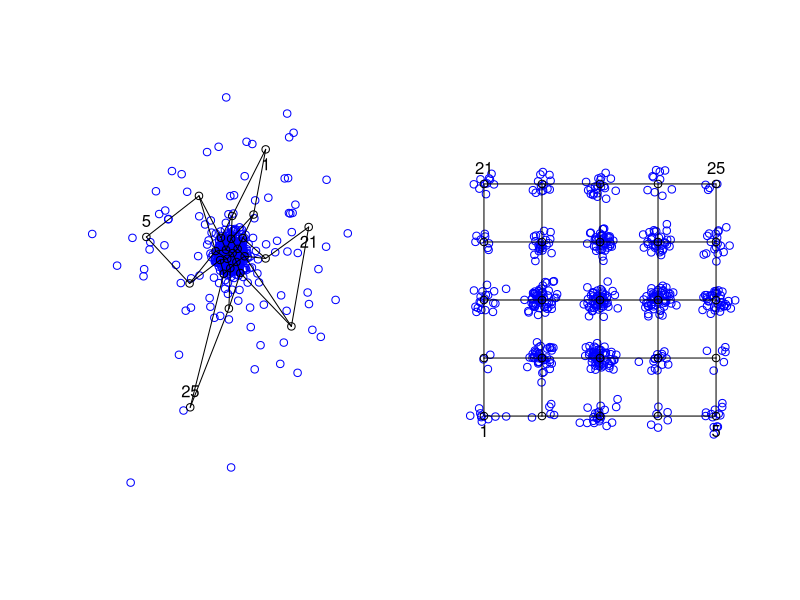
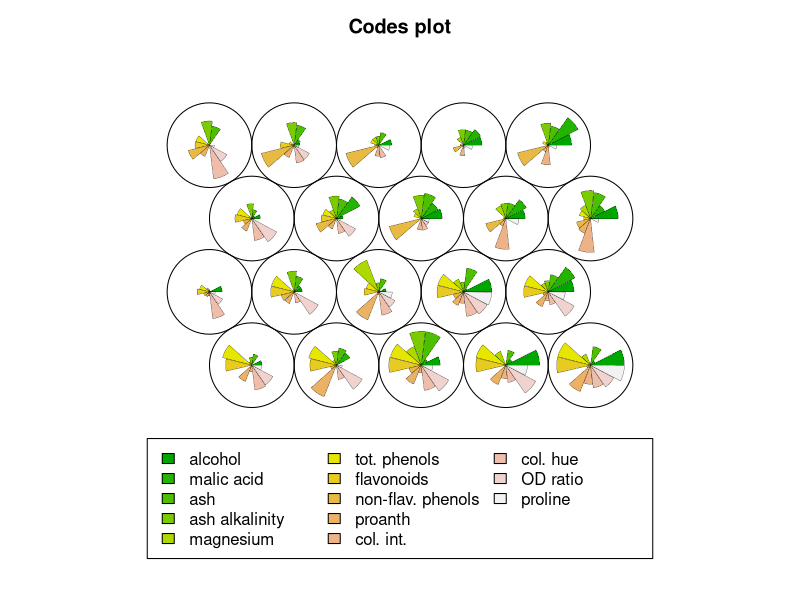
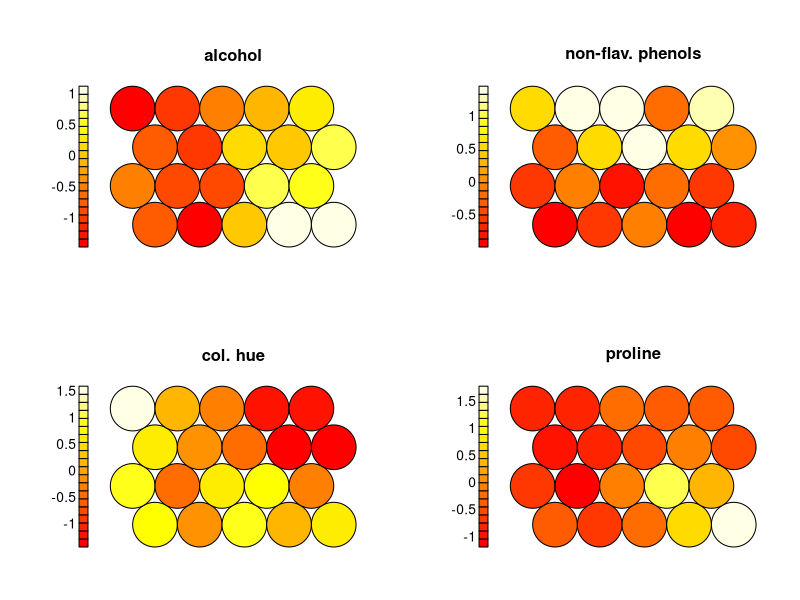
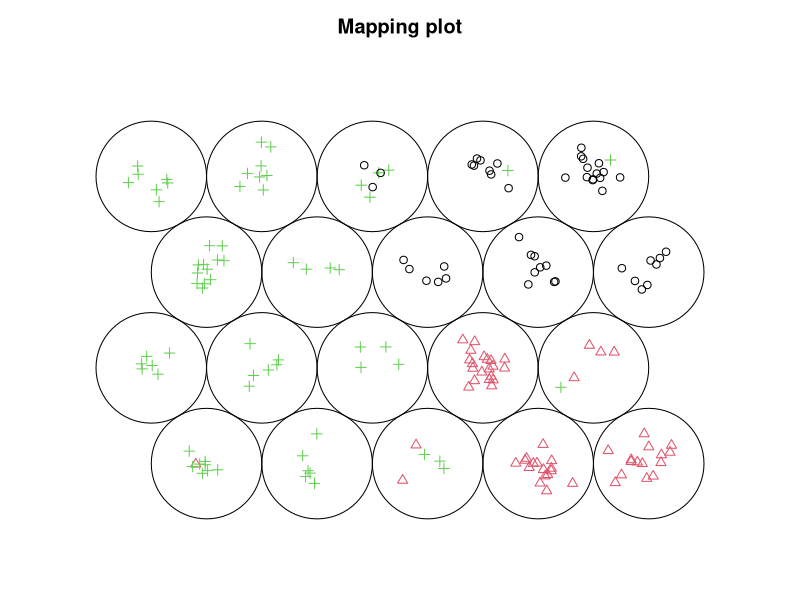
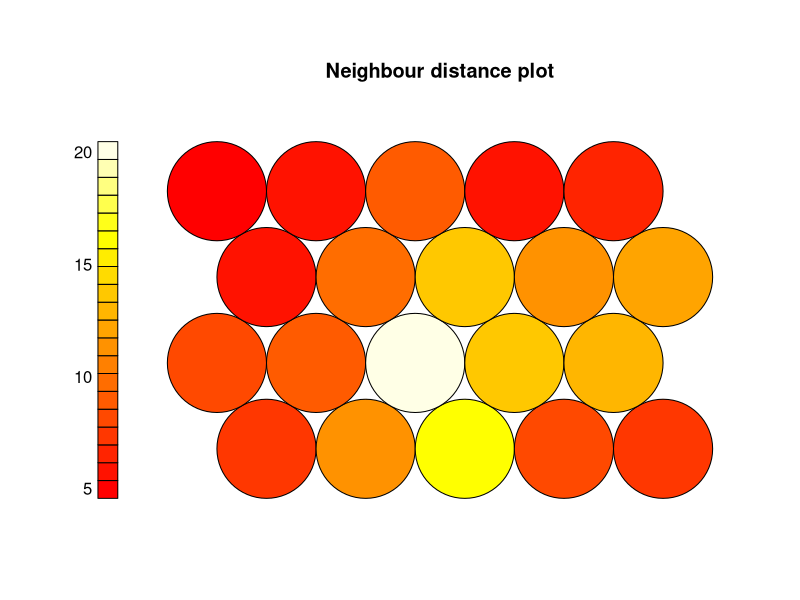
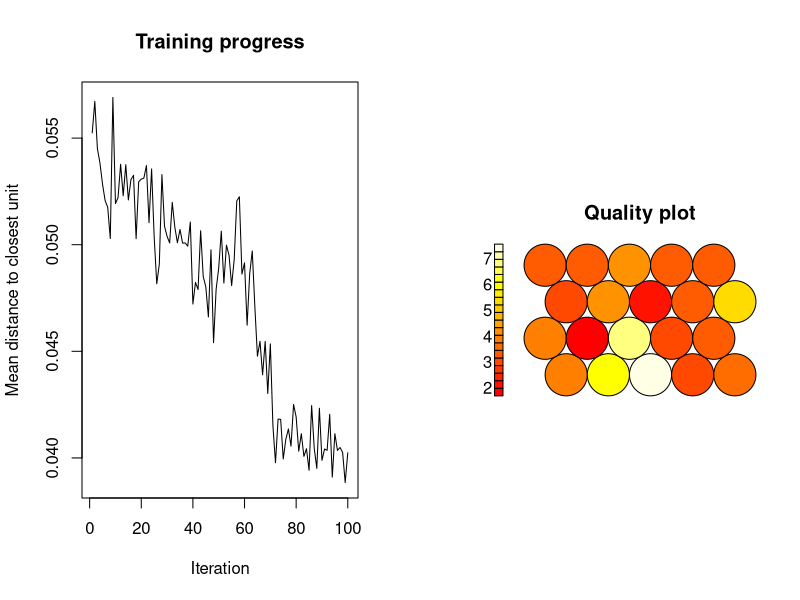

Source code (R) for these figures, in order: (Note: this script raises an error after producing the figures.)
## Demo featuring all R code from Chapter 5 in the book "Chemometrics
## with R" by Ron Wehrens. The only additions to the book chapter code
## are loading the required libraries and data, and occasionally
## closing a graphics window.
graphics.off()
opar <- par(no.readonly = TRUE)

require(kohonen, quiet = TRUE)

require(MASS, quiet = TRUE) # for mvrnorm
set.seed(17)
rpoints <- rbind(mvrnorm(100, rep(0, 2), diag(2)),
                 mvrnorm(500, rep(0, 2), diag(2) * .025))
rpoints.som <- som(rpoints, somgrid(5, 5, "rectangular"))
par(mfrow = c(1, 2))
plot(rpoints, col = "blue", xlab = "", ylab = "", axes = FALSE)
X <- getCodes(rpoints.som, 1)
points(X)
text(X[c(1, 5, 21, 25), ], labels = c(1, 5, 21, 25), pos = c(1, 3, 1, 3))
horiz1 <- (1:25)[-seq(1, 25, by = 5)]
vertic1 <- 6:25
segments(X[horiz1, 1], X[horiz1, 2],
         X[horiz1 - 1, 1], X[horiz1 - 1, 2])
segments(X[vertic1, 1], X[vertic1, 2],
         X[vertic1 - 5, 1], X[vertic1 - 5, 2])

plot(rpoints.som, type = "mapping", col = "blue", pch = 1,
     main = "", border = "transparent")
par("col" = "black")
X <- rpoints.som$grid$pts
points(X)
text(X[c(1, 5, 21, 25), ], labels = c(1, 5, 21, 25), pos = c(1, 1, 3, 3))
horiz1 <- (1:25)[-seq(1, 25, by = 5)]
vertic1 <- 6:25
segments(X[horiz1, 1], X[horiz1, 2],                                           
         X[horiz1 - 1, 1], X[horiz1 - 1, 2])                                   
segments(X[vertic1, 1], X[vertic1, 2],                                         
         X[vertic1 - 5, 1], X[vertic1 - 5, 2])

data(wines)
wines.sc <- scale(wines)
set.seed(7)
wines.som <- som(wines.sc, somgrid(5, 4, "hexagonal"))
par(opar)
plot(wines.som, type = "codes")

par(mfrow = c(2, 2))
for (i in c(1, 8, 11, 13)) 
  plot(wines.som, "property",
       property = getCodes(wines.som, 1)[, i],
       main = colnames(wines)[i])

par(opar)
plot(wines.som, type = "mapping",
     col = as.integer(vintages), pch = as.integer(vintages))

plot(wines.som, type = "dist.neighb")

summary(wines.som)

par(mfrow = c(1, 2))
plot(wines.som, "changes")
plot(wines.som, "quality")

data(Prostate2000Raw)
set.seed(7)
X <- t(Prostate2000Raw$intensity)
prostate.som <- som(X, somgrid(7, 5, "hexagonal"))

par(opar)
require(lattice, quiet = TRUE)
types <- as.integer(Prostate2000Raw$type)
trellis.cols <- trellis.par.get("superpose.symbol")$col[c(2, 3, 1)]
plot(prostate.som, "mapping", col = trellis.cols[types],
     pch =  types, main = "Prostate data")
legend("bottom", legend = levels(Prostate2000Raw$type),
       col = trellis.cols, pch = 1:3, ncol = 3, bty = "n")

units <- c(7, 21, 35)
unitfs <- paste("Unit", units)
prost.plotdf <-
  data.frame(mz = Prostate2000Raw$mz,
             intensity = c(t(getCodes(prostate.som, 1)[units, ])),
             unit = rep(factor(unitfs, levels = unitfs),
                        each = length(Prostate2000Raw$mz)))
xyplot(intensity ~ mz | unit, data = prost.plotdf, type = "l",
       scale = list(y = "free"), as.table = TRUE,
       xlab = bquote(italic(.("m/z"))~.("(Da)")),
       groups = unit, layout = c(1, 3),
       panel = function(...) {
         panel.abline(v = c(3300, 4000, 6000, 6200),
                      col = "gray", lty = 2)
         panel.xyplot(...)
       })
